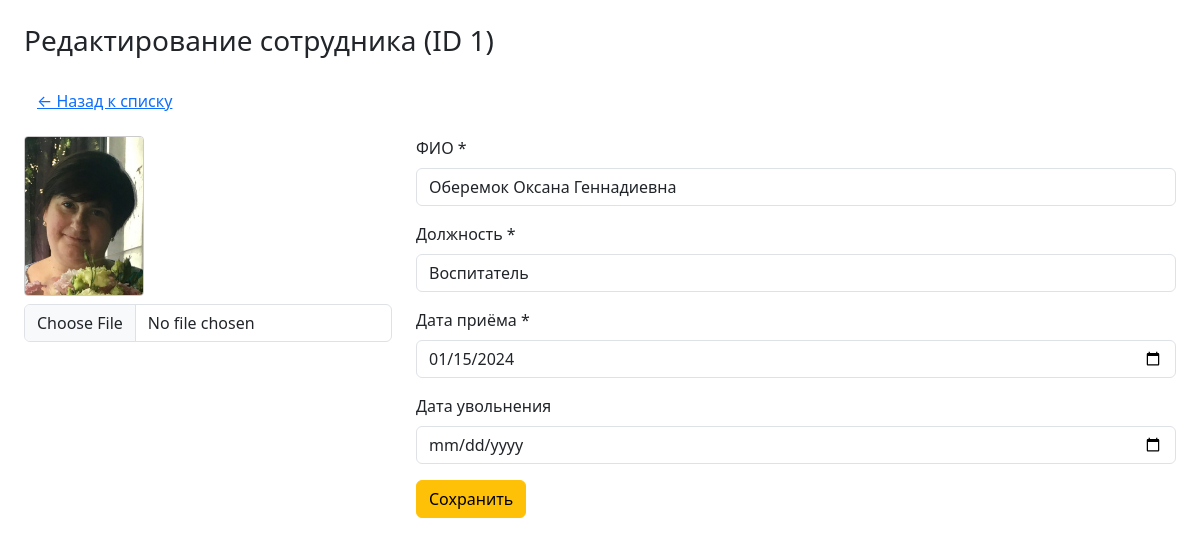
Page /admin/staff/edit.php?id=1 (signed in) on the committed database.
### tables this page shows
CREATE TABLE `staff` (
  `id` int(11) NOT NULL,
  `full_name` varchar(120) NOT NULL,
  `position` varchar(80) NOT NULL,
  `hire_date` date NOT NULL,
  `fire_date` date DEFAULT NULL,
  `photo_url` varchar(255) DEFAULT NULL
);

### admin/staff/edit.php (the view, shortened to what this page needs)
<?php
require_once __DIR__.'/../../config.php';
$id=(int)($_GET['id']??0);
$emp=$pdo->prepare("SELECT * FROM staff WHERE id=?");$emp->execute([$id]);$emp=$emp->fetch();
?>
<!doctype html><html lang="ru"><head>
<link href="https://cdn.jsdelivr.net/npm/bootstrap@5.3.3/dist/css/bootstrap.min.css" rel="stylesheet">
</head><body class="p-4">
<h3 class="mb-4">Редактирование сотрудника (ID <?=$id?>)</h3>
<a href="../index.php?section=staff" class="btn btn-link mb-3">← Назад к списку</a>
<form method="post" enctype="multipart/form-data" novalidate>
<div class="row">
  <div class="col-md-4">
     <?php if($emp['photo_url']):?>
       <img src="/<?=$emp['photo_url']?>" id="previewImg" class="preview mb-2">
     <?php else: ?>
       <img src="" id="previewImg" class="preview d-none mb-2">
     <?php endif;?>
     <input type="file" name="photo" class="form-control" accept=".jpg,.jpeg" onchange="readURL(this);">
  </div>
  <div class="col-md-8">
     <div class="mb-3"><label class="form-label">ФИО *</label>
        <input type="text" name="full_name" class="form-control" required
               value="<?=htmlspecialchars($emp['full_name'])?>"></div>
     <div class="mb-3"><label class="form-label">Должность *</label>
        <input type="text" name="position" class="form-control" required
               value="<?=htmlspecialchars($emp['position'])?>"></div>
     <div class="mb-3"><label class="form-label">Дата приёма *</label>
        <input type="date" name="hire_date" class="form-control" required
               value="<?=$emp['hire_date']?>"></div>
     <div class="mb-3"><label class="form-label">Дата увольнения</label>
        <input type="date" name="fire_date" class="form-control"
               value="<?=$emp['fire_date']?>"></div>
     <button class="btn btn-warning">Сохранить</button>
  </div>
</div>
</form>
</body></html>

### admin/staff/edit.php (style rules this page uses)
.preview { width:120px;height:160px;object-fit:cover;border:1px solid #ccc;border-radius:.25rem; }

### rows in the picture
staff: photo_url (picture), full_name "Оберемок Оксана Геннадиевна", position "Воспитатель", hire_date "01/15/2024"

### other values in the picture
$id "1"
